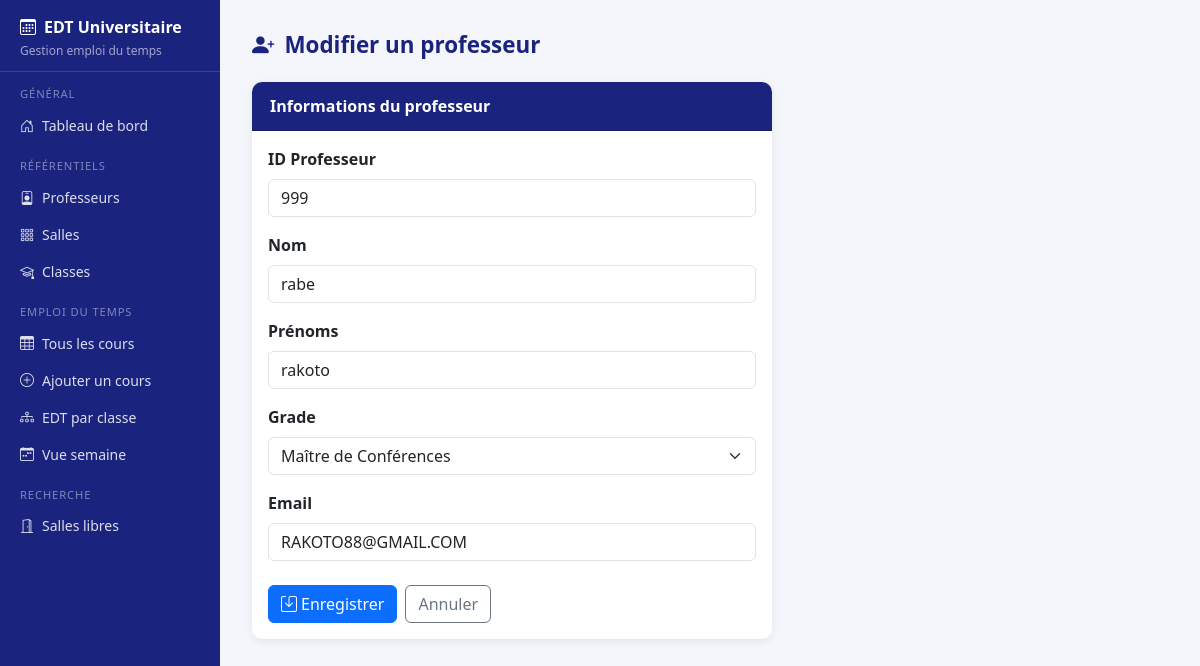
The app's page /index.php?action=professeur_edit&id=999 with its own data.
### tables this page shows
CREATE TABLE `professeur` (
  `idprof` varchar(20) NOT NULL,
  `Nom` varchar(100) NOT NULL,
  `Prenoms` varchar(100) NOT NULL,
  `Grade` varchar(100) NOT NULL,
  `email` varchar(100) DEFAULT NULL
);

### controller/ProfesseurController.php (called while the page is built, shortened)
<?php
require_once __DIR__ . '/../Model/ProfModel.php';
class ProfesseurController {
    private ProfModel $ProfesseurModel;
    public function __construct() {
        $this->ProfesseurModel = new ProfModel();
    }
    public function edit(string $id): void {
        $prof = $this->ProfesseurModel->read($id);
        require_once __DIR__ . '/../views/Professeur/form.php';
    }
}

### ConnexionBd.php (called while the page is built)
<?php
class Database
{
    private static ?PDO $instance = null;
    public static function getConnection(): PDO
    {
        if (self::$instance === null) {
            $host = getenv('DB_HOST') ?: 'localhost';
            $port = getenv('DB_PORT') ?: '3306';
            $dbname = getenv('DB_NAME') ?: 'gestion_d_emploi_du_temps';
            $user = getenv('DB_USER') ?: 'root';
            $pass = getenv('DB_PASSWORD') ?: '';
            $dsn = "mysql:host={$host};port={$port};dbname={$dbname};charset=utf8mb4";
            self::$instance = new PDO($dsn, $user, $pass, [
                PDO::ATTR_ERRMODE => PDO::ERRMODE_EXCEPTION,
                PDO::ATTR_DEFAULT_FETCH_MODE => PDO::FETCH_ASSOC,
                PDO::ATTR_EMULATE_PREPARES => false
            ]);
        }
        return self::$instance;
    }
}

### model/ProfModel.php (called while the page is built, shortened)
<?php
require_once "ConnexionBd.php";
class ProfModel {
    private ?PDO $pdo;
    public function __construct() {
        $this->pdo = Database::getConnection();
    }
    public function read(string $id): ?array {
        $sql = "SELECT idprof, Nom, Prenoms, Grade, email FROM Professeur WHERE idprof = :id";
        $stmt = $this->pdo->prepare($sql);
        $stmt->execute([':id' => $id]);
        return $stmt->fetch(PDO::FETCH_ASSOC) ?: null;
    }
}

### views/professeur/form.php (the view, shortened to what this page needs)
<?php
$pageTitle = $prof ? "Modifier un professeur" : "Ajouter un professeur";
require __DIR__ . '/../layout_header.php';
?>
<div class="page-title"><i class="bi bi-person-plus-fill"></i><?= $pageTitle ?></div>
<div class="card" style="max-width:520px">
  <div class="card-header">Informations du professeur</div>
  <div class="card-body">
    <form method="post">
      <div class="mb-3">
        <label class="form-label fw-semibold">ID Professeur</label>
        <input name="idprof" value="<?= htmlspecialchars($prof['idprof'] ?? '') ?>"
               class="form-control" <?= $prof ? 'readonly' : 'required' ?> placeholder="ex: P001">
      </div>
      <div class="mb-3">
        <label class="form-label fw-semibold">Nom</label>
        <input name="nom" value="<?= htmlspecialchars($prof['Nom'] ?? '') ?>" class="form-control" required>
      </div>
      <div class="mb-3">
        <label class="form-label fw-semibold">Prénoms</label>
        <input name="prenoms" value="<?= htmlspecialchars($prof['Prenoms'] ?? '') ?>" class="form-control" required>
      </div>
      <div class="mb-3">
        <label class="form-label fw-semibold">Grade</label>
        <select name="grade" class="form-select" required>
          <?php
          $grades = ['Assistant', 'Maître de Conférences', 'Professeur Titulaire', 'Doctorant en Informatique', 'Vacataire'];
          foreach ($grades as $g): ?>
            <option value="<?= htmlspecialchars($g) ?>"
              <?= (isset($prof['Grade']) && $prof['Grade'] === $g) ? 'selected' : '' ?>>
              <?= htmlspecialchars($g) ?>
            </option>
          <?php endforeach; ?>
        </select>
      </div>
      <div class="mb-4">
        <label class="form-label fw-semibold">Email</label>
        <input type="email" name="email" value="<?= htmlspecialchars($prof['email'] ?? '') ?>"
               class="form-control" placeholder="ex: professeur@univ.mg">
      </div>
      <div class="d-flex gap-2">
        <button class="btn btn-primary"><i class="bi bi-save me-1"></i>Enregistrer</button>
        <a href="index.php?action=professeurs" class="btn btn-outline-secondary">Annuler</a>
      </div>
    </form>
  </div>
</div>
<?php require __DIR__ . '/../layout_footer.php'; ?>

### views/layout_header.php (style rules this page uses)
body { display: flex; min-height: 100vh; background: #f4f6fb; }
.page-title { font-size: 1.4rem; font-weight: 700; color: #1a237e; margin-bottom: 20px; display: flex; align-items: center; gap: 10px; }
.card { border: none; border-radius: 10px; box-shadow: 0 2px 8px rgba(0,0,0,.08); }
.card-header { background: #1a237e; color: #fff; font-weight: 600; border-radius: 10px 10px 0 0 !important; padding: 12px 18px; }

### records on screen
professeur: idprof "999", nom "rabe", prenoms "rakoto", grade "Maître de Conférences", email "RAKOTO88@GMAIL.COM"

### other values on screen
$pageTitle "Modifier un professeur"
